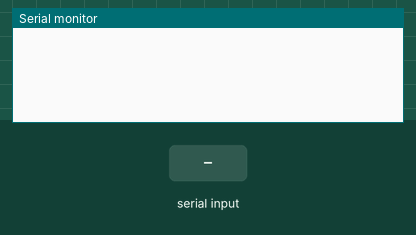
Recording of a sketch running on a simulated Arduino Mega 2560, built with avr-gcc and run on an emulated ATmega2560. On the bench: the last lines printed to the serial monitor. Inputs (shaded band) come from the test bench.

Above: at 1.2 s.
1.3 s: "$\n" received over the second serial link
At 1.8 s:
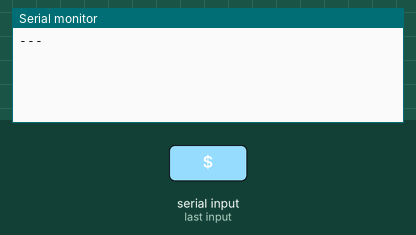
2.8 s: ",\n" received over the second serial link
At 4.0 s:
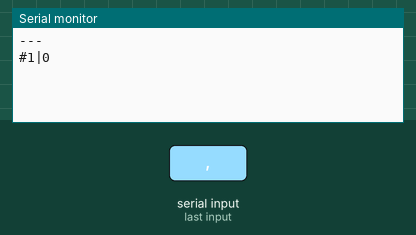
4.3 s: "*\n" received over the second serial link
At 5.3 s:
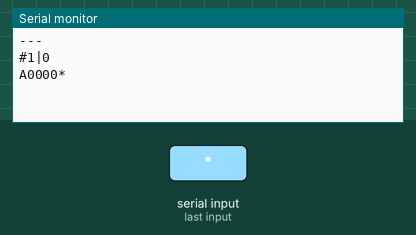

The sketch:

zhypies.ino
```cpp
#include <SoftwareSerial.h>

#define SoftSerial Serial1

#define RAZMER_STROKI 256

typedef enum Signature{ // <-- the us of typedef is optional.
    gga=0x474741,
    gll=0x474C4C,
    gsa=0x475341,
    gsv=0x475356,
    rmc=0x524D43,
    vtg=0x565447,
};

unsigned char stroka[RAZMER_STROKI];
int konets = 0;
byte est_nachalo = false;
char proverka[2];
long signature;
int strEnd;
char checkSumm[3]="";
boolean check=false;
char i=0;
int hash = 0;
char paramNum;


struct dannye_ot_zhps {
  byte vremya_chasy;
  byte vremya_minuty;
  byte vremya_sekundy;
  long shirota;
  long dolgota;
  byte kolichestvo_sputnikov;
  long pogreshnost;
  long visota;
  long skorost;
  long napravlenie;
  int data_god;
  byte data_mesyats;
  byte data_chislo;
} dannye;

void setup() {
  SoftSerial.begin(9600);
  Serial.begin(9600);
}


void parse(char bukva, char paramNum){
  /*
  if(signature == 0 && strEnd > 6){
    //we have signature
    signature = 0;
    signature |= ((long)stroka[3])<<16;
    signature |= ((long)stroka[4])<<8;
    signature |= ((long)stroka[5]);
  }*/

  if(paramNum==1 && strEnd <= 6 )
  {
    //we have signature bytes
    signature = 0;
    signature |= ((long)stroka[3])<<16;
    signature |= ((long)stroka[4])<<8;
    signature |= ((long)stroka[5]);
    Serial.print(signature,HEX);
  }


  if (paramNum > 0)
  {
      //Serial.print("#");
      //Serial.print(paramNum,DEC);
      //Serial.print("|");
      Serial.print(bukva);

    //if* reset signature&&paramNum&&return
    //if, paramNum++
    //Serial.print("#");
    //Serial.print(bukva);

    //we have current bukva for analysing
    //2 counters: for args, for chars, splitted by ","
    //Serial.print(bukva);
  }
}

void loop() {
  if(SoftSerial.available()) {
    char bukva = SoftSerial.read();
    //stroka[strEnd++] = bukva;
    if(bukva == '$'){
      if (hash==strtol(checkSumm,NULL,16))
      {
        stroka_poluchena(); //finalization
      }
      paramNum=0;
      strEnd = 0;
      check=false;
      i=0;
      hash=0;
    }
    else
    {
      if(check == true){
        checkSumm[i++] = bukva;
      }
      else
      {
        //parse usual expression
        hash ^= bukva;
        if(bukva == ',')
        {
            paramNum++;
            Serial.print("#");
            Serial.print(paramNum,DEC);
            Serial.print("|");
        }
        else
        {   //parse like int float etc
            parse(bukva,paramNum);
            //put into storage
        }

      }

      if(bukva == '*'){
        hash ^= bukva;
        check=true;
      }
    }
    stroka[strEnd++] = bukva;
  }
}

void proverka_stroki() {
  unsigned char chislo = 0;
  for(int i = 1; i < konets - 3; i ++)
    chislo ^= stroka[i];
  proverka[0] = chislo_v_bukvu(chislo >> 4);
  proverka[1] = chislo_v_bukvu(chislo & 0x0f);
}

unsigned char chislo_v_bukvu(byte chislo) {
  return chislo < 10 ? '0' + chislo : 'A' + chislo - 10;
}


//Depricated
void stroka_poluchena() {

  //Serial.print(" + ");
  //Serial.write(stroka, strEnd);

  Serial.print("---\n");

  return;

  signature = 0;
  signature |= ((long)stroka[3])<<16;
  signature |= ((long)stroka[4])<<8;
  signature |= ((long)stroka[5]);

  /* sig decode
    gga 474741
    gll 474C4C
    gsa 475341
    gsv 475356
    rmc 524D43
    vtg 565447 */

  switch(signature){
    case 0x474741:
      razbor_gga();
      break;
    case 0x474C4C:
      razbor_gll();
      break;
    case 0x475341:
      razbor_gsa();
      break;
    case 0x475356:
      razbor_gsv();
      break;
    case 0x524D43:
      razbor_rmc();
      break;
    case 0x565447:
      razbor_vtg();
      break;
    default:
      Serial.print("Neponyatnoe soobschenie\n");
      break;
  }
}

void razbor_gga() {
  Serial.print("gga\n");
}

void razbor_gll() {
  Serial.print("gll\n");
}

void razbor_gsa() {
  Serial.print("gsa\n");
}

void razbor_gsv() {
  Serial.print("gsv\n");
}

void razbor_rmc() {
  Serial.print("rmc\n");
}

void razbor_vtg() {
  Serial.print("vtg\n");
}

void oshibochka(byte kod_oshibki) {
  Serial.print(" ! Oshibochka :( ");
  switch(kod_oshibki) {
    case 1:
      Serial.print("net okonchaniya stroki");
      break;
    case 2:
      Serial.print("net nachala stroki");
      break;
    case 3:
      Serial.print("proverka ne udalas'");
      break;
  }
  Serial.print("\n");
}
```

Measured:
- after the input at 1.3 s, the serial monitor: prints a new line at once (image 1)
- after the input at 2.8 s, the serial monitor: prints a new line at once (image 2)
- after the input at 4.3 s, the serial monitor: prints a new line at once (image 3)
